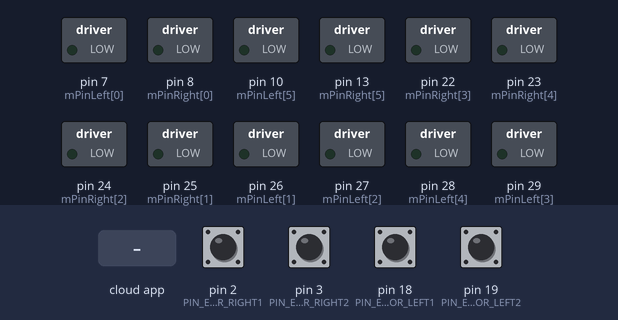
Bench run of a sketch on a simulated Arduino Mega 2560, built with avr-gcc and run on an emulated ATmega2560. On the bench: switched loads named in the sketch (green lamp = pin HIGH). The inputs (shaded band) are chosen by the test bench; at power-on: pin 2 (PIN_ENCOD_A_MOTOR_RIGHT1), pin 3 (PIN_ENCOD_A_MOTOR_RIGHT2), pin 18 (PIN_ENCOD_A_MOTOR_LEFT1), pin 19 (PIN_ENCOD_A_MOTOR_LEFT2) HIGH. The ROS host is connected and sends only what is stated.

Above: at 1.2 s.
1.3 s: the phone or cloud app sets linear.x to -100
At 1.6 s:
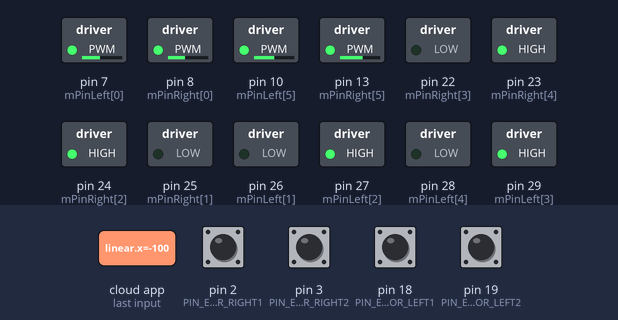
3.8 s: the phone or cloud app sets angular.z to -100
At 5.5 s:
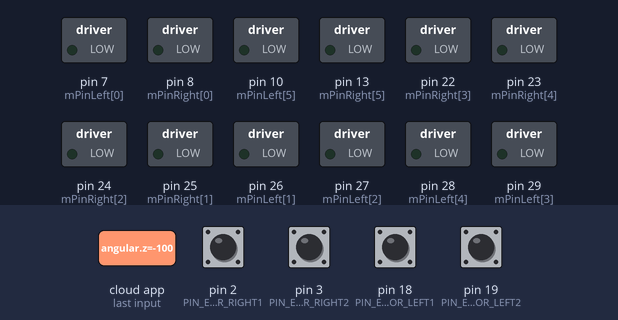
6.3 s: the phone or cloud app sets linear.x to 0
At 6.6 s:
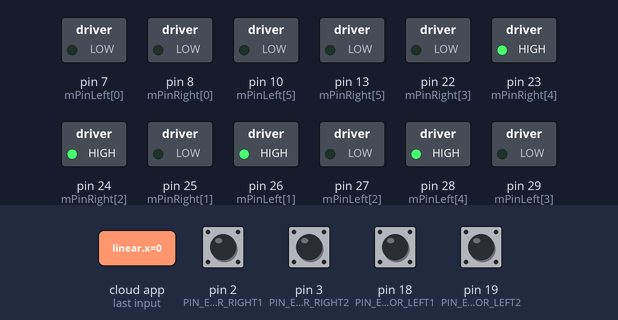
8.8 s: the phone or cloud app sets angular.z to 100
At 9.6 s:
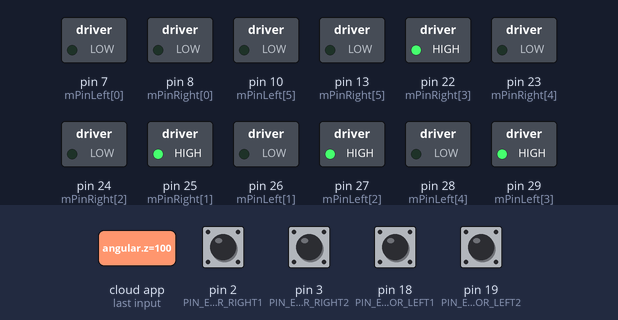
11.3 s: the phone or cloud app sets linear.x to 100
At 11.6 s:
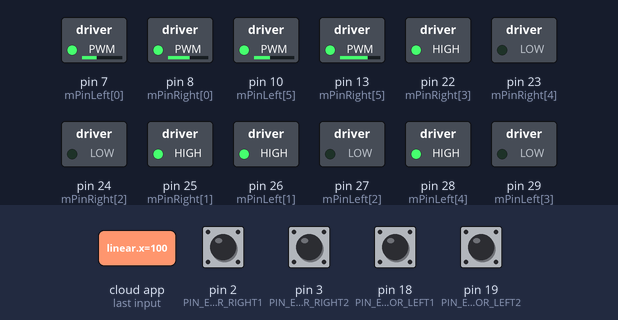
13.8 s: the phone or cloud app sets angular.z to 0
At 15.5 s:
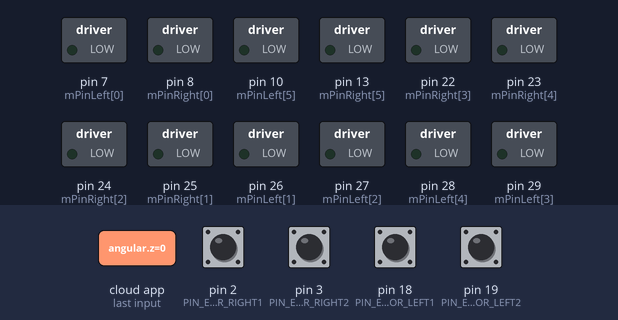
Timing chart, 0 to 17.0 s (numbered marks = the images above; inputs shaded):
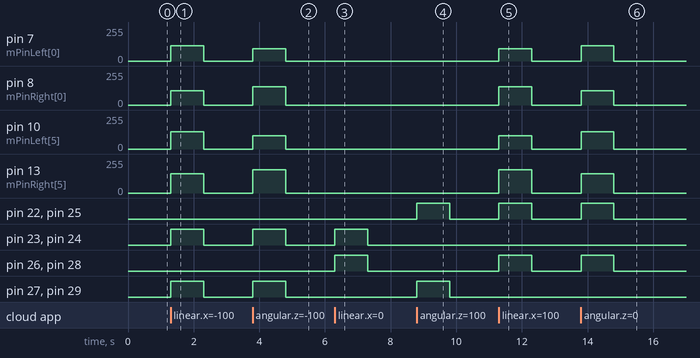

The sketch:

motor_controller_v2_AFMS.ino
```cpp
#include <Wire.h>
#include <PID_v1.h>
#include <ros.h>
#include <std_msgs/String.h>
#include <geometry_msgs/Vector3Stamped.h>
#include <geometry_msgs/Twist.h>
#include <ros/time.h>

//initializing all the variables

#define LOOPTIME  100                          //Looptime in millisecond
const byte noCommLoopMax = 10;                //number of main loops the robot will execute without communication before stopping
unsigned int noCommLoops = 0;                 //main loop without communication counter


int mPinRight[6] = {8, 25, 24, 22, 23, 13};
int mPinLeft[6] = {7, 26, 27, 29, 28, 10};

int pid_enable = 0;


const int PIN_ENCOD_A_MOTOR_LEFT1 = 18;
const int PIN_ENCOD_B_MOTOR_LEFT1 = 16;
const int PIN_ENCOD_A_MOTOR_LEFT2 = 19;
const int PIN_ENCOD_B_MOTOR_LEFT2 = 14;
const int PIN_ENCOD_A_MOTOR_RIGHT1 = 2;
const int PIN_ENCOD_B_MOTOR_RIGHT1 = 4;
const int PIN_ENCOD_A_MOTOR_RIGHT2 = 3;
const int PIN_ENCOD_B_MOTOR_RIGHT2 = 5;

unsigned long lastMilli = 0;


const double radius = 0.04;                 //Wheel radius, in m
const double wheelbase = 0.23;              //Wheelbase, in m


const double encoder_cpr = 330;

double speed_req = 0;                         //Desired linear speed for the robot, in m/s
double angular_speed_req = 0;                 //Desired angular speed for the robot, in rad/s

double speed_req_left = 0;                    //Desired speed for left wheel in m/s

double speed_act_left1 = 0;                    //Actual speed for left wheel in m/s
double speed_cmd_left1 = 0;                    //Command speed for left wheel in m/s


double speed_act_left2 = 0;                    //Actual speed for left wheel in m/s
double speed_cmd_left2 = 0;                    //Command speed for left wheel in m/s

double speed_req_right = 0;                   //Desired speed for right wheel in m/s

double speed_act_right1 = 0;                   //Actual speed for right wheel in m/s
double speed_cmd_right1 = 0;                   //Command speed for right wheel in m/s


double speed_act_right2 = 0;                   //Actual speed for right wheel in m/s
double speed_cmd_right2 = 0;                   //Command speed for right wheel in m/s

const double max_speed = 1.20;
//const double min_speed = 0.85;                //Max speed in m/s

int PWM_leftMotor1 = 0;                     //PWM command for left motor
int PWM_rightMotor1 = 0;                    //PWM command for right motor
int PWM_leftMotor2 = 0;                     //PWM command for left motor
int PWM_rightMotor2 = 0;                    //PWM command for right motor

int pwm_set = 80;

bool L1disable = 0;
bool L2disable = 0;
bool R1disable = 0;
bool R2disable = 0;

volatile float pos_left1 = 0;       //Left motor encoder position
volatile float pos_right1 = 0;      //Right motor encoder position
volatile float pos_left2 = 0;       //Left motor encoder position
volatile float pos_right2 = 0;      //Right motor encoder position

float speedL1 = 0.0;
float speedR1 = 0.0;
float speedL2 = 0.0;
float speedR2 = 0.0;

// PID Parameters


const double PID_left_param1[] =  { 4.0, 0.01, 0.001 }; //Respectively Kp, Ki and Kd for left motor PID
const double PID_right_param1[] = { 4.0, 0.01, 0.001 }; //Respectively Kp, Ki and Kd for right motor PID
const double PID_left_param2[] =  { 4.0, 0.01, 0.001 }; //Respectively Kp, Ki and Kd for left motor PID
const double PID_right_param2[] = { 4.0, 0.01, 0.001 }; //Respectively Kp, Ki and Kd for right motor PID

PID PID_leftMotor1 (&speed_act_left1,  &speed_cmd_left1,  &speed_req_left,  PID_left_param1[0],  PID_left_param1[1],  PID_left_param1[2],  DIRECT);   //Setting up the PID for left motor
PID PID_rightMotor1(&speed_act_right1, &speed_cmd_right1, &speed_req_right, PID_right_param1[0], PID_right_param1[1], PID_right_param1[2], DIRECT);   //Setting up the PID for right motor
PID PID_leftMotor2 (&speed_act_left2,  &speed_cmd_left2,  &speed_req_left,  PID_left_param2[0],  PID_left_param2[1],  PID_left_param2[2],  DIRECT);   //Setting up the PID for left motor
PID PID_rightMotor2(&speed_act_right2, &speed_cmd_right2, &speed_req_right, PID_right_param2[0], PID_right_param2[1], PID_right_param2[2], DIRECT);   //Setting up the PID for right motor


ros::NodeHandle nh;

//function that will be called when receiving command from host

void handle_cmd (const geometry_msgs::Twist& cmd_vel) {
  noCommLoops = 0;                                                  //Reset the counter for number of main loops without communication

  speed_req = cmd_vel.linear.x;                                     //Extract the commanded linear speed from the message

  angular_speed_req = cmd_vel.angular.z;                            //Extract the commanded angular speed from the message

  speed_req_left = speed_req - angular_speed_req * (wheelbase / 2); //Calculate the required speed for the left motor to comply with commanded linear and angular speeds
  speed_req_right = speed_req + angular_speed_req * (wheelbase / 2); //Calculate the required speed for the right motor to comply with commanded linear and angular speeds

}

ros::Subscriber<geometry_msgs::Twist> cmd_vel("cmd_vel", handle_cmd);   //create a subscriber to ROS topic for velocity commands (will execute "handle_cmd" function when receiving data)
geometry_msgs::Vector3Stamped speed_msg;                                //create a "speed_msg" ROS message
ros::Publisher speed_pub("speed", &speed_msg);                          //create a publisher to ROS topic "speed" using the "speed_msg" type


void setup() {

  for (int i = 0; i < 6; i++) {
    pinMode(mPinLeft[i], OUTPUT);
    pinMode(mPinRight[i], OUTPUT);
  }

  nh.initNode();                            //init ROS node
  nh.getHardware()->setBaud(57600);         //set baud for ROS serial communication
  nh.subscribe(cmd_vel);                    //suscribe to ROS topic for velocity commands
  nh.advertise(speed_pub);                  //prepare to publish speed in ROS topic

  analogWrite(mPinLeft[0], 0);
  analogWrite(mPinLeft[5], 0);
  analogWrite(mPinRight[0], 0);
  analogWrite(mPinRight[5], 0);

  // Define the rotary encoder for left motor
  pinMode(PIN_ENCOD_A_MOTOR_LEFT1, INPUT);
  pinMode(PIN_ENCOD_B_MOTOR_LEFT1, INPUT);
  digitalWrite(PIN_ENCOD_A_MOTOR_LEFT1, HIGH);                // turn on pullup resistor
  digitalWrite(PIN_ENCOD_B_MOTOR_LEFT1, HIGH);
  attachInterrupt(5, encoderLeftMotor1, RISING); //pin18
  //attachInterrupt(3, encoderLeftMotor1, RISING); //pin 20

  pinMode(PIN_ENCOD_A_MOTOR_LEFT2, INPUT);
  pinMode(PIN_ENCOD_B_MOTOR_LEFT2, INPUT);
  digitalWrite(PIN_ENCOD_A_MOTOR_LEFT2, HIGH);                // turn on pullup resistor
  digitalWrite(PIN_ENCOD_B_MOTOR_LEFT2, HIGH);
  attachInterrupt(4, encoderLeftMotor2, RISING); //Pin19
  //attachInterrupt(2, encoderLeftMotor2, RISING); //Pin21

  // Define the rotary encoder for right motor
  pinMode(PIN_ENCOD_A_MOTOR_RIGHT1, INPUT);
  pinMode(PIN_ENCOD_B_MOTOR_RIGHT1, INPUT);
  digitalWrite(PIN_ENCOD_A_MOTOR_RIGHT1, HIGH);                // turn on pullup resistor
  digitalWrite(PIN_ENCOD_B_MOTOR_RIGHT1, HIGH);
  attachInterrupt(0, encoderRightMotor1, RISING);

  pinMode(PIN_ENCOD_A_MOTOR_RIGHT2, INPUT);
  pinMode(PIN_ENCOD_B_MOTOR_RIGHT2, INPUT);
  digitalWrite(PIN_ENCOD_A_MOTOR_RIGHT2, HIGH);                // turn on pullup resistor
  digitalWrite(PIN_ENCOD_B_MOTOR_RIGHT2, HIGH);
  attachInterrupt(1, encoderRightMotor2, RISING);

  //setting PID parameters

  PID_leftMotor1.SetSampleTime(95);
  PID_rightMotor1.SetSampleTime(95);
  PID_leftMotor1.SetOutputLimits(-max_speed, max_speed);
  PID_rightMotor1.SetOutputLimits(-max_speed, max_speed);
  PID_leftMotor1.SetMode(AUTOMATIC);
  PID_rightMotor1.SetMode(AUTOMATIC);

  PID_leftMotor2.SetSampleTime(95);
  PID_rightMotor2.SetSampleTime(95);
  PID_leftMotor2.SetOutputLimits(-max_speed, max_speed);
  PID_rightMotor2.SetOutputLimits(-max_speed, max_speed);
  PID_leftMotor2.SetMode(AUTOMATIC);
  PID_rightMotor2.SetMode(AUTOMATIC);

}

void loop() {


  nh.spinOnce();


  if ((millis() - lastMilli) >= LOOPTIME)

  { // enter timed loop

    lastMilli = millis();

    if (abs(pos_left1) < 5) {                                                  //Avoid taking in account small disturbances
      speed_act_left1 = 0;
    }
    else {
      speed_act_left1 = ((pos_left1 / encoder_cpr) * 2 * PI) * (1000 / LOOPTIME) * radius; // calculate speed of left wheel
    }

    if (abs(pos_left2) < 5) {                                                  //Avoid taking in account small disturbances
      speed_act_left2 = 0;
    }
    else {
      speed_act_left2 = ((pos_left2 / encoder_cpr) * 2 * PI) * (1000 / LOOPTIME) * radius; // calculate speed of left wheel
    }

    if (abs(pos_right1) < 5) {                                                 //Avoid taking in account small disturbances
      speed_act_right1 = 0;
    }
    else {
      speed_act_right1 = ((pos_right1 / encoder_cpr) * 2 * PI) * (1000 / LOOPTIME) * radius; // calculate speed of right wheel
    }

    if (abs(pos_right2) < 5) {                                                 //Avoid taking in account small disturbances
      speed_act_right2 = 0;
    }
    else {
      speed_act_right2 = ((pos_right2 / encoder_cpr) * 2 * PI) * (1000 / LOOPTIME) * radius; // calculate speed of right wheel
    }

    pos_left1 = 0;
    pos_right1 = 0;
    pos_left2 = 0;
    pos_right2 = 0;

    //int pwm_set = 4100;

    if (pid_enable == 1) {

      PID_leftMotor1.Compute();
      PID_leftMotor2.Compute();

      PID_rightMotor1.Compute();
      PID_rightMotor2.Compute();

      speedL1 = abs(speed_cmd_left1);
      speedR1 = abs(speed_cmd_right1);
      speedL2 = abs(speed_cmd_left2);
      speedR2 = abs(speed_cmd_right2);

    } else {

      speedL1 = abs(speed_req_left);
      speedR1 = abs(speed_req_right);
      speedL2 = abs(speed_req_left);
      speedR2 = abs(speed_req_right);

    }

    if (speedL1 <= 0.80) {

      PWM_leftMotor1 = 0;
    }
    else {

      PWM_leftMotor1 = constrain((1595.5 *  speedL1 * speedL1 * speedL1 - 4041.3 * speedL1 * speedL1 + 3534.1 * speedL1 - 974.66), 0, 255);

    }

    if (speedR1 <= 0.80) {

      PWM_rightMotor1 = 0;
    }
    else {
      PWM_rightMotor1 = constrain((672.02 * speedR1 * speedR1 * speedR1 - 1493.3 * speedR1 * speedR1 + 1168.0 * speedR1 - 238.37), 0, 255);

    }


    if (speedL2 <= 0.80) {

      PWM_leftMotor2 = 0;
    }
    else {

      PWM_leftMotor2 = constrain((736.24 *  speedL2 * speedL2 * speedL2 - 1431.7 * speedL2 * speedL2 + 981.11 * speedL2 - 156.27), 0, 255);

    }

    if (speedR2 <= 0.80) {

      PWM_rightMotor2 = 0;
    }
    else {
      PWM_rightMotor2 = constrain((62.955 * speedR2 * speedR2 * speedR2 + 105.69 * speedR2 * speedR2 - 145.87 * speedR2 + 120.57), 0, 255);

    }

    //Motor Left 1

    if (noCommLoops >= noCommLoopMax) {                   //Stopping if too much time without command

      analogWrite(mPinLeft[0], 0);
      digitalWrite(mPinLeft[1], 0);
      digitalWrite(mPinLeft[2], 0);

    }
    else if (L1disable == 1) {

      analogWrite(mPinLeft[0], 0);
      digitalWrite(mPinLeft[1], 0);
      digitalWrite(mPinLeft[2], 0);

    }
    else if (speed_req_left == 0) {                       //Stopping

      analogWrite(mPinLeft[0], 0);
      digitalWrite(mPinLeft[1], 0);
      digitalWrite(mPinLeft[2], 0);
    }
    else if (speed_req_left > 0) {                         //Going forward

      analogWrite(mPinLeft[0], abs(PWM_leftMotor1));
      digitalWrite(mPinLeft[1], 1);
      digitalWrite(mPinLeft[2], 0);

    }
    else {                                               //Going backward
      analogWrite(mPinLeft[0], abs(PWM_leftMotor1));
      digitalWrite(mPinLeft[1], 0);
      digitalWrite(mPinLeft[2], 1);
    }

    //Motor Left 2

    if (noCommLoops >= noCommLoopMax) {                   //Stopping if too much time without command

      analogWrite(mPinLeft[5], 0);
      digitalWrite(mPinLeft[3], 0);
      digitalWrite(mPinLeft[4], 0);

    }
    else if (L2disable == 1) {
      analogWrite(mPinLeft[5], 0);
      digitalWrite(mPinLeft[3], 0);
      digitalWrite(mPinLeft[4], 0);

    }
    else if (speed_req_left == 0) {                       //Stopping

      analogWrite(mPinLeft[5], 0);
      digitalWrite(mPinLeft[3], 0);
      digitalWrite(mPinLeft[4], 0);
    }
    else if (speed_req_left > 0) {                         //Going forward

      analogWrite(mPinLeft[5], abs(PWM_leftMotor2));
      digitalWrite(mPinLeft[3], 0);
      digitalWrite(mPinLeft[4], 1);

    }
    else {                                               //Going backward
      analogWrite(mPinLeft[5], abs(PWM_leftMotor2));
      digitalWrite(mPinLeft[3], 1);
      digitalWrite(mPinLeft[4], 0);
    }

    //Motor Right 1

    if (noCommLoops >= noCommLoopMax) {                   //Stopping if too much time without command

      analogWrite(mPinRight[0], 0);
      digitalWrite(mPinRight[1], 0);
      digitalWrite(mPinRight[2], 0);

    }

    else if (R1disable == 1) {
      analogWrite(mPinRight[0], 0);
      digitalWrite(mPinRight[1], 0);
      digitalWrite(mPinRight[2], 0);
    }
    else if (speed_req_right == 0) {                       //Stopping

      analogWrite(mPinRight[0], 0);
      digitalWrite(mPinRight[1], 0);
      digitalWrite(mPinRight[2], 0);
    }
    else if (speed_req_right > 0) {                         //Going forward

      analogWrite(mPinRight[0], abs(PWM_rightMotor1));
      digitalWrite(mPinRight[1], 1);
      digitalWrite(mPinRight[2], 0);

    }
    else {                                               //Going backward
      analogWrite(mPinRight[0], abs(PWM_rightMotor1));
      digitalWrite(mPinRight[1], 0);
      digitalWrite(mPinRight[2], 1);
    }

    //Motor Right 2

    if (noCommLoops >= noCommLoopMax) {                   //Stopping if too much time without command

      analogWrite(mPinRight[5], 0);
      digitalWrite(mPinRight[3], 0);
      digitalWrite(mPinRight[4], 0);

    }
    else if (R2disable == 1) {

      analogWrite(mPinRight[5], 0);
      digitalWrite(mPinRight[3], 0);
      digitalWrite(mPinRight[4], 0);

    }
    else if (speed_req_right == 0) {                       //Stopping

      analogWrite(mPinRight[5], 0);
      digitalWrite(mPinRight[3], 0);
      digitalWrite(mPinRight[4], 0);
    }
    else if (speed_req_right > 0) {                         //Going forward

      analogWrite(mPinRight[5], abs(PWM_rightMotor2));
      digitalWrite(mPinRight[3], 1);
      digitalWrite(mPinRight[4], 0);

    }
    else {                                               //Going backward
      analogWrite(mPinRight[5], abs(PWM_rightMotor2));
      digitalWrite(mPinRight[3], 0);
      digitalWrite(mPinRight[4], 1);
    }


    //----------------------------------

    if ((millis() - lastMilli) >= LOOPTIME) {     //write an error if execution time of the loop in longer than the specified looptime
      Serial.println(" TOO LONG ");
    }

    //----------------------------------

    noCommLoops++;
    if (noCommLoops == 65535) {
      noCommLoops = noCommLoopMax;
    }

    publishSpeed(LOOPTIME);

  }

}
//---------------------------------------------------------------------------------------------------------------------

//Publish function for odometry, uses a vector type message to send the data (message type is not meant for that but that's easier than creating a specific message type)

void publishSpeed(double time) {
  speed_msg.header.stamp = nh.now();      //timestamp for odometry data
  speed_msg.vector.x = (speed_act_left1 + speed_act_left1) / 2;  //left wheel speed (in m/s)
  speed_msg.vector.y = (speed_act_right1 + speed_act_right1) / 2 ; //right wheel speed (in m/s)
  speed_msg.vector.z = time / 1000;       //looptime, should be the same as specified in LOOPTIME (in s)
  speed_pub.publish(&speed_msg);
  nh.spinOnce();
  nh.loginfo("Publishing odometry");
}


//----------------------------------------------------------------------------------------------------------------------

//Left motor encoder counter
void encoderLeftMotor1() {
  if (digitalRead(PIN_ENCOD_A_MOTOR_LEFT1) == digitalRead(PIN_ENCOD_B_MOTOR_LEFT1)) pos_left1--;
  else pos_left1++;
  //Serial.println(pos_left1);
}

//Right motor encoder counter
void encoderRightMotor1() {
  if (digitalRead(PIN_ENCOD_A_MOTOR_RIGHT1) == digitalRead(PIN_ENCOD_B_MOTOR_RIGHT1)) pos_right1--;
  else pos_right1++;
}

void encoderLeftMotor2() {
  if (digitalRead(PIN_ENCOD_A_MOTOR_LEFT2) == digitalRead(PIN_ENCOD_B_MOTOR_LEFT2)) pos_left2--;
  else pos_left2++;
}

//Right motor encoder counter
void encoderRightMotor2() {
  if (digitalRead(PIN_ENCOD_A_MOTOR_RIGHT2) == digitalRead(PIN_ENCOD_B_MOTOR_RIGHT2)) pos_right2--;
  else pos_right2++;
}

template <typename T> int sgn(T val) {
  return (T(0) < val) - (val < T(0));
}
```

Measured:
- after the input at 1.3 s, pin 7 (mPinLeft[0]): 0/255 → 113/255 at once, → 0/255 1.0 s later; pin 8 (mPinRight[0]): 0/255 → 108/255 at once, → 0/255 1.0 s later
- after the input at 3.8 s, pin 7 (mPinLeft[0]): 0/255 → 93/255 at once, → 0/255 1.0 s later; pin 8 (mPinRight[0]): 0/255 → 138/255 at once, → 0/255 1.0 s later
- after the input at 6.3 s, pin 23 (mPinRight[4]), pin 24 (mPinRight[2]), pin 26 (mPinLeft[1]), pin 28 (mPinLeft[4]): LOW → HIGH at once, → LOW 1.0 s later
- after the input at 8.8 s, pin 22 (mPinRight[3]), pin 25 (mPinRight[1]), pin 27 (mPinLeft[2]), pin 29 (mPinLeft[3]): LOW → HIGH at once, → LOW 1.0 s later
- after the input at 11.3 s, pin 7 (mPinLeft[0]): 0/255 → 93/255 at once, → 0/255 1.0 s later; pin 8 (mPinRight[0]): 0/255 → 138/255 at once, → 0/255 1.0 s later
- after the input at 13.8 s, pin 7 (mPinLeft[0]): 0/255 → 113/255 at once, → 0/255 1.0 s later; pin 8 (mPinRight[0]): 0/255 → 108/255 at once, → 0/255 1.0 s later
